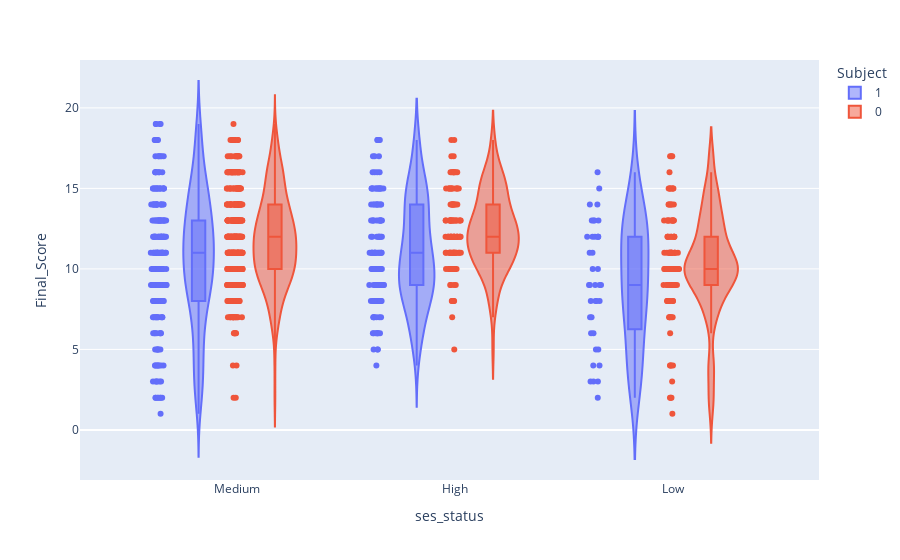

Write notebook code for a chart like this one.
### Code cell
fig = px.violin(df, y='Final_Score', x='ses_status', color='Subject', box=True, points="all")
fig.show()

### Figure 1 — Plotly figure (JSON) as saved in the notebook; plotly's stock layout.template omitted (floating-point values rounded to 4 significant figures; data arrays with more than 128 entries replaced by an {"elided": "..."} marker saying what was removed)
{"data": [{"alignmentgroup": "True", "box": {"visible": true}, "hovertemplate": "Subject=1<br>ses_status=%{x}<br>Final_Score=%{y}<extra></extra>", "legendgroup": "1", "marker": {"color": "#636efa"}, "name": "1", "offsetgroup": "1", "orientation": "v", "points": "all", "scalegroup": "True", "showlegend": true, "type": "violin", "x": {"elided": "395 str values"}, "x0": " ", "xaxis": "x", "y": {"elided": "395 int values"}, "y0": " ", "yaxis": "y"}, {"alignmentgroup": "True", "box": {"visible": true}, "hovertemplate": "Subject=0<br>ses_status=%{x}<br>Final_Score=%{y}<extra></extra>", "legendgroup": "0", "marker": {"color": "#EF553B"}, "name": "0", "offsetgroup": "0", "orientation": "v", "points": "all", "scalegroup": "True", "showlegend": true, "type": "violin", "x": {"elided": "649 str values"}, "x0": " ", "xaxis": "x", "y": {"elided": "649 int values"}, "y0": " ", "yaxis": "y"}], "layout": {"legend": {"title": {"text": "Subject"}, "tracegroupgap": 0}, "margin": {"t": 60}, "violinmode": "group", "xaxis": {"anchor": "y", "domain": [0, 1], "title": {"text": "ses_status"}}, "yaxis": {"anchor": "x", "domain": [0, 1], "title": {"text": "Final_Score"}}}}
